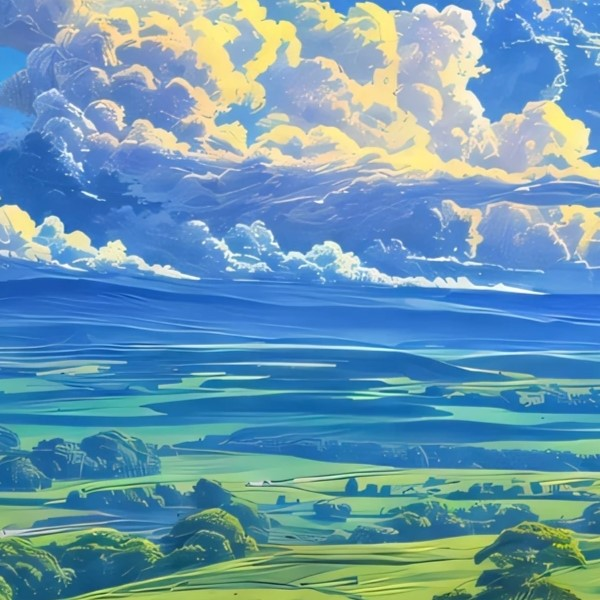
#> input picture opencv速成/src/yun2.jpg, 600 x 600 px, found by its file name
$ python 3opencvcutread.py
#> lines starting #> are read from the running program, lines starting #| are printed output that depends on the picture
import cv2
import numpy as np

if __name__ == '__main__':
    img = cv2.imread(r'/home/sgm/jkk_ros/src/opencv_pkg/src/yun2.jpg')#600x600
#> img is the input picture: shape (600, 600, 3); mean B, G, R 177.2, 153, 106.4
    dst = img[0:100,100:200]#cut picture
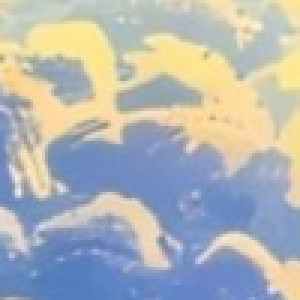
#> dst: shape (100, 100, 3) (shown 3 times larger); mean B, G, R 181.1, 180.5, 176.6
    while True :
        cv2.imshow("frame",img)
        cv2.imshow('dst',dst)
        action = cv2.waitKey(10) & 0xFF
#> (key q is pressed here)
        if action == ord('q') or action == 113:
            break
#> (the run stopped early here; a loop or call above may not have finished)
